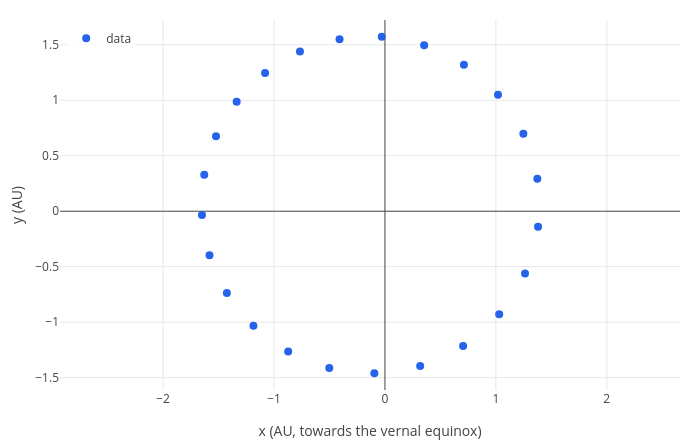

The code cell stored with this chart in its notebook:
### Markdown cell above
To see the orbit, turn distance and direction into a position: $x = r\cos\lambda$, $y = r\sin\lambda$, with $\lambda$
converted from degrees to radians by multiplying with $\pi/180$. `scatter` takes the column names `[t lon r]` (three
columns, so three names) and then `[x y]` expressions in those names. The Sun is at the origin; both axes are in AU
and drawn to the same scale.

### Code cell
labels(scatter(mars, [t lon r], [r*cos(lon*pi/180) r*sin(lon*pi/180)]), "x (AU, towards the vernal equinox)", "y (AU)")

### Figure 1 — Plotly figure (JSON) as saved in the notebook; plotly's stock layout.template omitted (floating-point values rounded to 4 significant figures)
{"data": [{"marker": {"color": "#2563eb", "size": 8}, "mode": "markers", "name": "data", "type": "scatter", "x": [1.263, 1.38, 1.374, 1.248, 1.019, 0.7121, 0.3536, -0.02854, -0.4092, -0.7662, -1.08, -1.337, -1.523, -1.629, -1.65, -1.581, -1.425, -1.185, -0.8723, -0.5016, -0.09544, 0.3179, 0.7046, 1.03], "y": [-0.5605, -0.1409, 0.2919, 0.6994, 1.05, 1.32, 1.496, 1.572, 1.551, 1.439, 1.247, 0.9876, 0.676, 0.3293, -0.03455, -0.3966, -0.7365, -1.033, -1.265, -1.413, -1.46, -1.395, -1.215, -0.9294]}], "layout": {"height": 440, "legend": {"bgcolor": "rgba(255,255,255,0.8)", "x": 0.01, "xanchor": "left", "y": 0.99, "yanchor": "top"}, "margin": {"b": 50, "l": 60, "r": 20, "t": 20}, "showlegend": true, "title": {"text": ""}, "width": 700, "xaxis": {"title": {"text": "x (AU, towards the vernal equinox)"}, "zeroline": true}, "yaxis": {"range": [-1.612, 1.724], "scaleanchor": "x", "scaleratio": 1, "title": {"text": "y (AU)"}, "zeroline": true}}}
